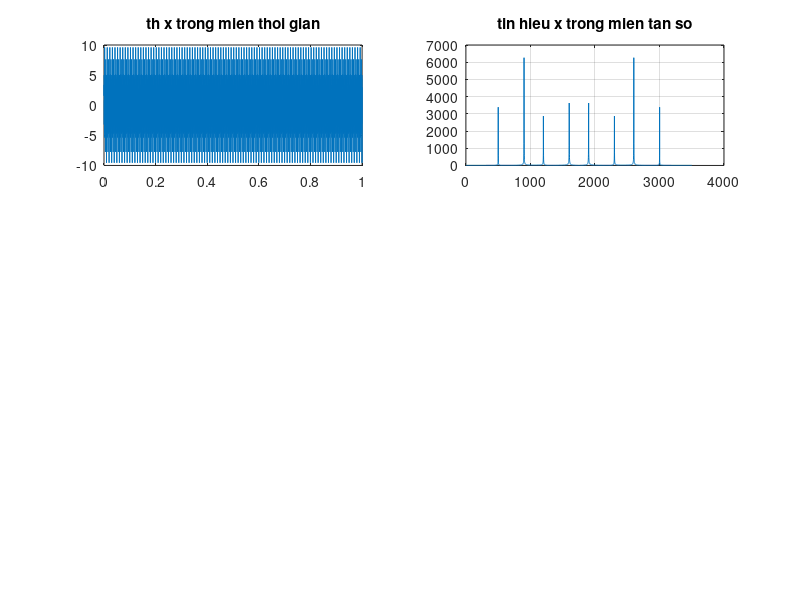
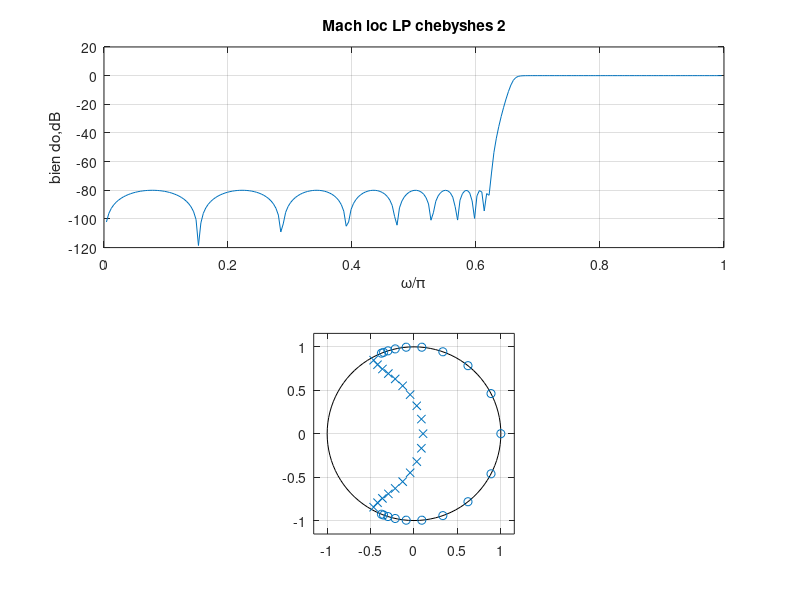
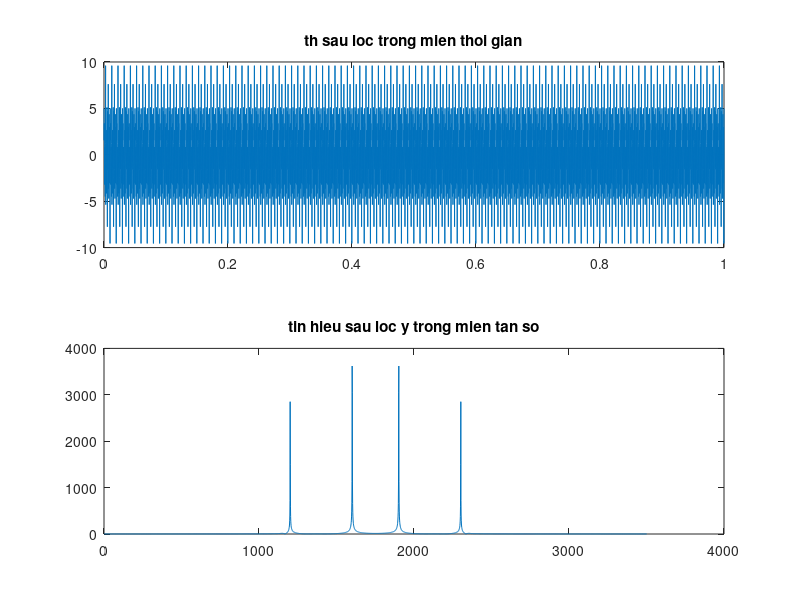

MATLAB code to generate these figures, in order:
f1=500; f2=900; f3=1200; f4=1600;
Fs=3500;
T=1/Fs; t=0:T:1;
x1=2*sin(2*pi*f1*t);
x2=4*sin(2*pi*f2*t);
x3=2*cos(2*pi*f3*t);
x4=3*cos(2*pi*f4*t);
x=x1+x2+x3+x4;

figure(1);
subplot(321); 
plot(t,x); title('th x trong mien thoi gian');
x_fft=fft(x);
subplot(322);
plot(abs(x_fft)); grid on;
title('tin hieu x trong mien tan so');

figure (2);
Wp = 2*1000/3500; Ws = 2*1100/3500;
Rp = 0.2; Rs = 80;
[N,Wn] = cheb2ord(Wp,Ws,Rp,Rs);
[b,a] = cheby2(N,Rs,Wn, 'high');
[h,omega] = freqz(b,a,256);
y = 20*log10(abs(h));
subplot(211)
plot(omega/pi,y); grid on;
xlabel('\omega/\pi');
ylabel('bien do,dB');
title('Mach loc LP chebyshes 2');
subplot(212)
zplane(b,a);

figure (3);
subplot(211); plot(t,x); 
title('th sau loc trong mien thoi gian');
y=filter(b,a,x);
y_fft=fft(y);subplot(212);plot(abs(y_fft));
title('tin hieu sau loc y trong mien tan so');